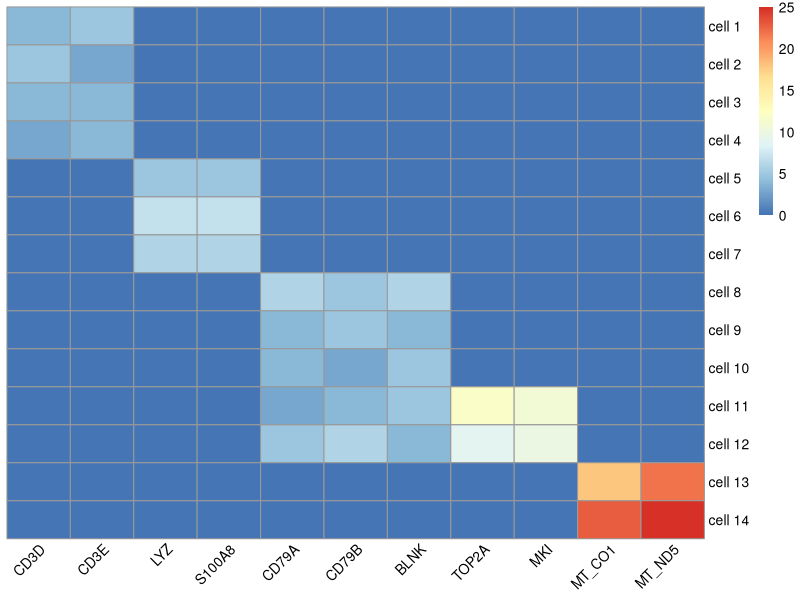
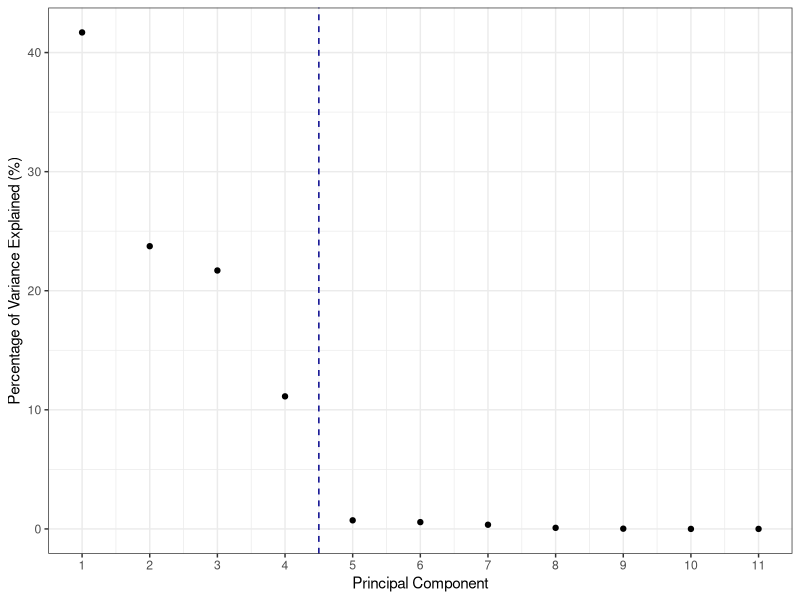
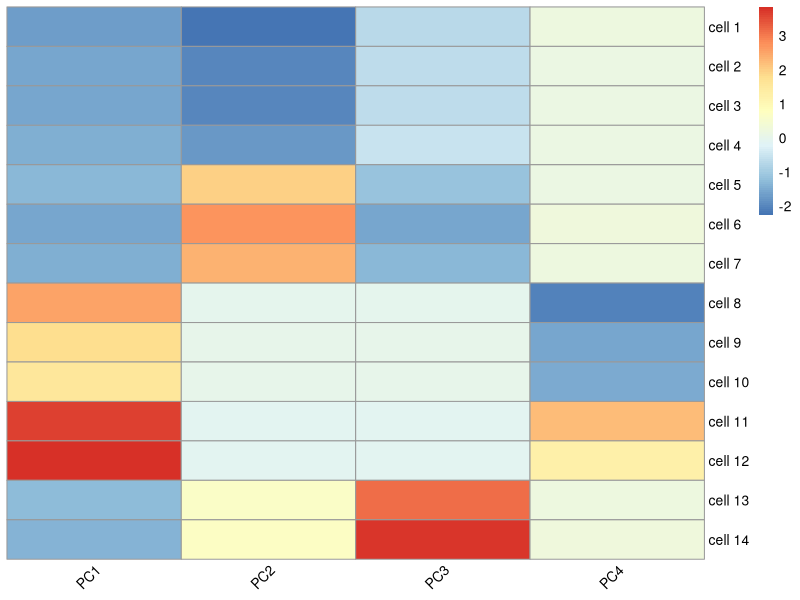
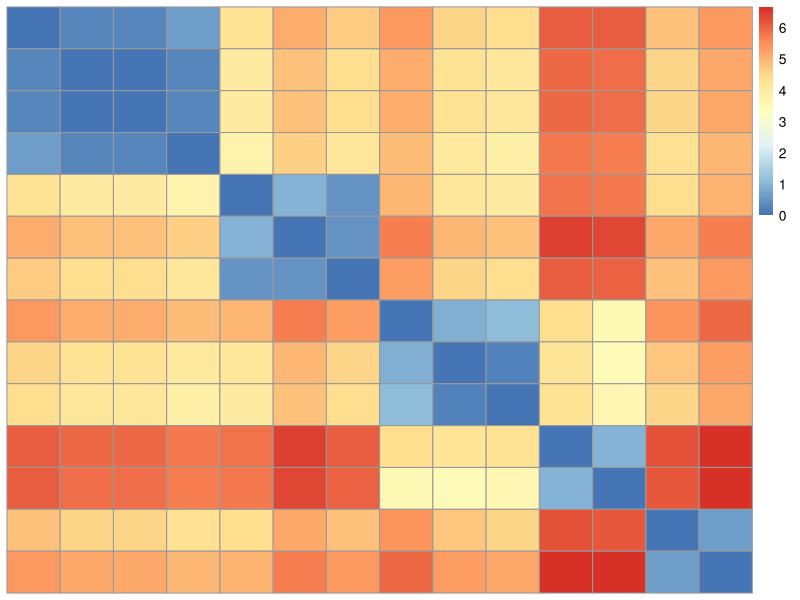
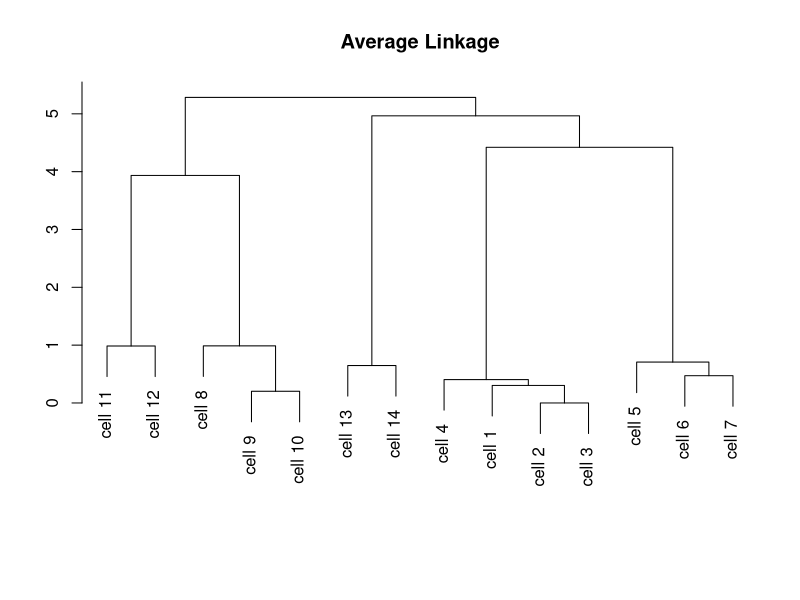
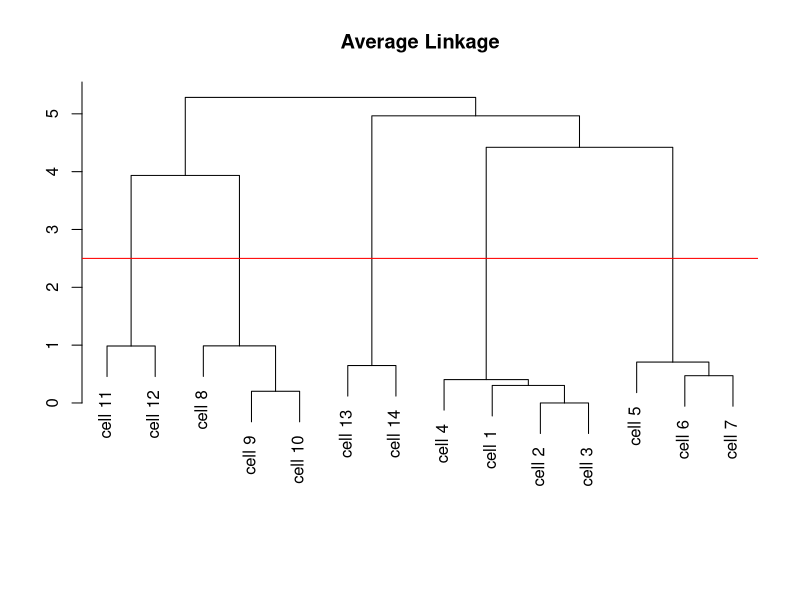
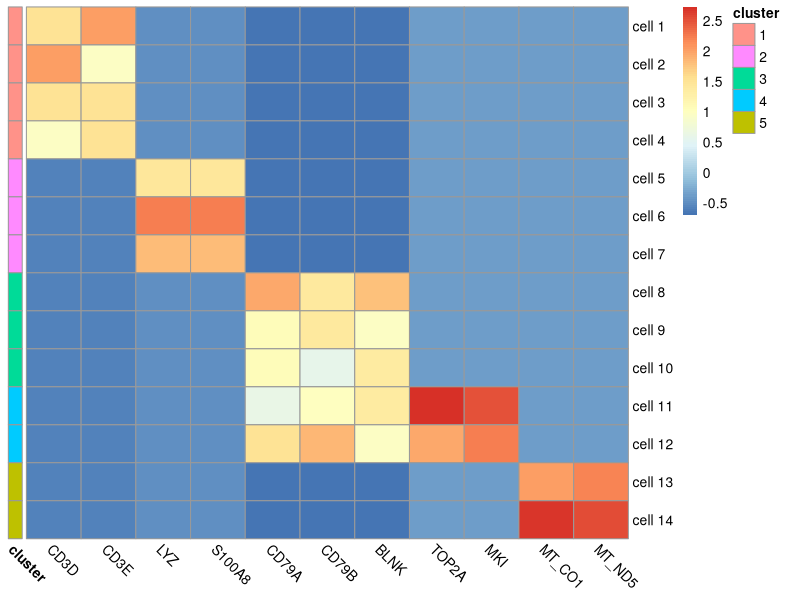
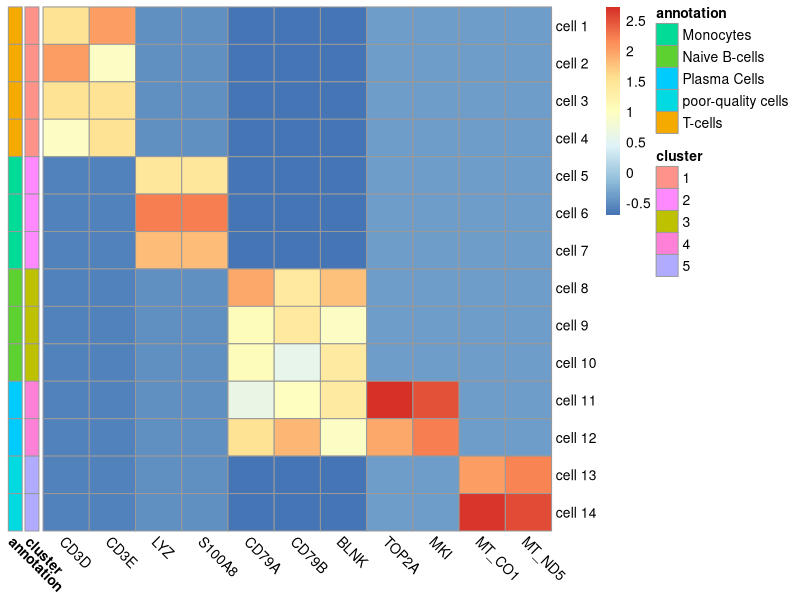

Source code (R) for these figures, in order:
## ---- chunk 1
knitr::opts_chunk$set(echo = TRUE)
## ---- chunk 2
library(pheatmap)
library(tidyverse)
## ---- chunk 3
# Create toy dataset
toy <- data.frame(
  CD3D = c(4, 5, 4, 3, 0, 0, 0, 0, 0, 0, 0, 0, 0, 0),
  CD3E = c(5, 3, 4, 4, 0, 0, 0, 0, 0, 0, 0, 0, 0, 0),
  LYZ = c(0, 0, 0, 0, 5, 7, 6, 0, 0, 0, 0, 0, 0, 0),
  S100A8 = c(0, 0, 0, 0, 5, 7, 6, 0, 0, 0, 0, 0, 0, 0),
  CD79A = c(0, 0, 0, 0, 0, 0, 0, 6, 4, 4, 3, 5, 0, 0),
  CD79B = c(0, 0, 0, 0, 0, 0, 0, 5, 5, 3, 4, 6, 0, 0),
  BLNK = c(0, 0, 0, 0, 0, 0, 0, 6, 4, 5, 5, 4, 0, 0),
  TOP2A = c(0, 0, 0, 0, 0, 0, 0, 0, 0, 0, 12, 9, 0, 0),
  MKI = c(0, 0, 0, 0, 0, 0, 0, 0, 0, 0, 11, 10, 0, 0),
  MT_CO1 = c(0, 0, 0, 0, 0, 0, 0, 0, 0, 0, 0, 0, 18, 23),
  MT_ND5 = c(0, 0, 0, 0, 0, 0, 0, 0, 0, 0, 0, 0, 22, 25) 
)
rownames(toy) <- paste("cell", as.character(1:nrow(toy)))
toy <- as.matrix(toy)


# Visualize
pheatmap(toy, cluster_cols = FALSE, cluster_rows = FALSE, angle_col = 45)
## ---- chunk 4
# Regardless of the method, we will center and scale the dataset
toy_scaled <- scale(toy, center = TRUE, scale = TRUE)


# Eigendecomposition of the correlation matrix
corr_matrix <- (1 / (nrow(toy_scaled) - 1)) * (t(toy_scaled) %*% toy_scaled)
eigen_corr_matrix <- eigen(corr_matrix)
eigen_corr_matrix$values
pc_mat_by_eigen <- toy %*% eigen_corr_matrix$vectors


# SVD
toy_svd <- svd(toy)
toy_svd$d
toy_svd$v
toy_svd$u


# PCA
pca_out <- prcomp(toy, scale = TRUE)


# The singular values, PC scores and gene loadings are in the sdev, x and
# rotation, respectively
pca_out$sdev
pca_out$x
pca_out$rotation
## ---- chunk 5
summary(pca_out)
## ---- chunk 6
# Calculate percentage of variance explained (PVE):
pve <- pca_out$sdev ** 2 / sum(pca_out$sdev ** 2) * 100
pve <- round(pve, 2)
pve_df <- data.frame(principal_component = 1:length(pve), pve = pve)
pve_gg <- pve_df %>%
  ggplot(aes(principal_component, pve)) +
    geom_point() +
    geom_vline(xintercept = 4.5, linetype = "dashed", color = "darkblue") +
    scale_x_continuous(breaks = 1:length(pve)) +
    labs(x = "Principal Component", y = "Percentage of Variance Explained (%)") +
    theme_bw()
pve_gg
## ---- chunk 7
toy_reduced <- pca_out$x[, c("PC1", "PC2", "PC3", "PC4")]
gene_loads_reduced <- pca_out$rotation[, c("PC1", "PC2", "PC3", "PC4")]
pheatmap(toy_reduced, cluster_rows = FALSE, cluster_cols = FALSE, angle_col = 45)
## ---- chunk 8
significant_pcs <- c("PC1", "PC2", "PC3", "PC4")
loadings_gg <- map(significant_pcs, function(x) {
  loadings <- gene_loads_reduced[, x]
  df <- data.frame(gene = names(loadings), score = loadings)
  p <- df %>%
    ggplot(aes(fct_reorder(gene, score), score)) +
      geom_point() +
      labs(x = "", y = x) +
      theme_bw() +
      coord_flip()
  return(p)
})
## ---- chunk 9
dist_mat <- dist(toy_reduced, method = "euclidean")
pheatmap(dist_mat, cluster_rows = FALSE, cluster_cols = FALSE)
## ---- chunk 10
hclust_average <- hclust(dist_mat, method = "average")
plot(
  hclust_average,
  labels = rownames(toy),
  main = "Average Linkage",
  xlab = "",
  sub = "",
  ylab = ""
)
## ---- chunk 11
plot(
  hclust_average,
  labels = rownames(toy),
  main = "Average Linkage",
  xlab = "",
  sub = "",
  ylab = ""
)
abline(h = 2.5, col = "red")
hc_clusters <- cutree(hclust_average, h = 2.5)
hc_clusters
table(hc_clusters)
annotation_rows <- data.frame(cluster = as.character(hc_clusters))
rownames(annotation_rows) <- names(hc_clusters)
pheatmap(
  toy_scaled,
  cluster_rows = FALSE,
  cluster_cols = FALSE,
  angle_col = 315,
  annotation_row = annotation_rows
)
## ---- chunk 12
annotated_clusters <- c("T-cells", "Monocytes", "Naive B-cells", "Plasma Cells", "poor-quality cells")
names(annotated_clusters) <- as.character(1:5)
annotation_rows$annotation <- annotated_clusters[annotation_rows$cluster]
pheatmap(
  toy_scaled,
  cluster_rows = FALSE,
  cluster_cols = FALSE,
  angle_col = 315,
  annotation_row = annotation_rows
)
## ---- chunk 13
sessionInfo()
